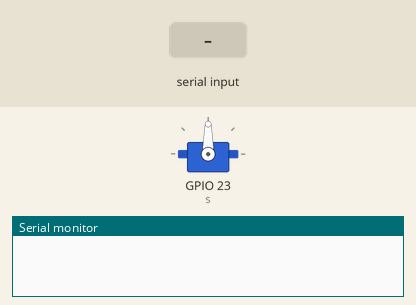
Bench run of a sketch on a simulated ESP32. Parts: servo, the last lines printed to the serial monitor. Inputs (shaded band) come from the test bench.

Above: at 1.2 s.
1.3 s: "90,45\n" received over Serial
At 1.9 s:
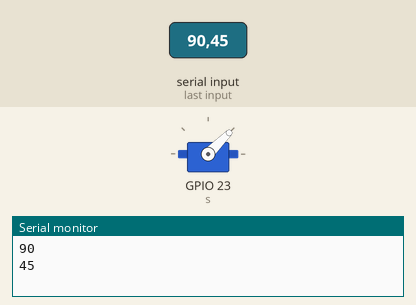
2.8 s: "30,150\n" received over Serial
At 4.0 s:
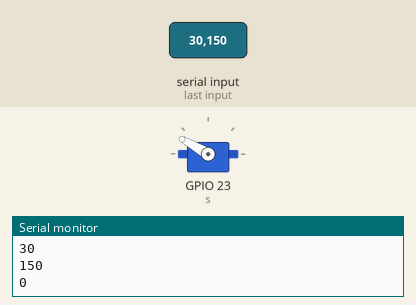
4.3 s: "5\n" received over Serial
At 5.3 s:
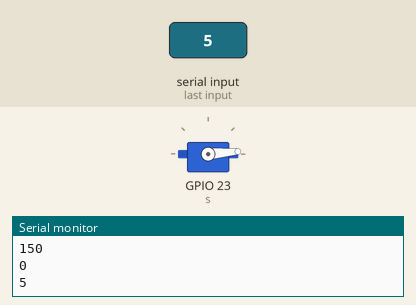
5.8 s: "200\n" received over Serial
At 6.5 s:
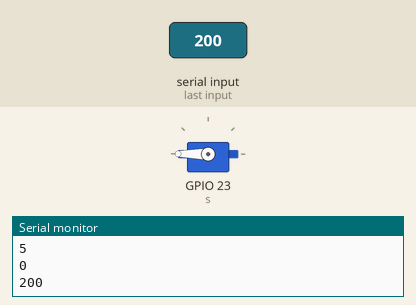
7.3 s: "90\n" received over Serial
At 7.6 s:
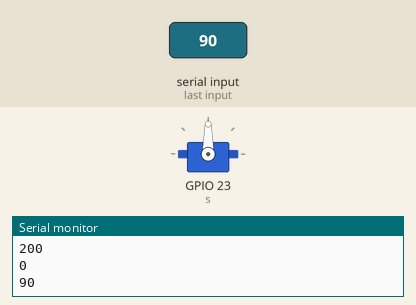
Timing chart, 0 to 9.8 s (numbered marks = the images above; inputs shaded):
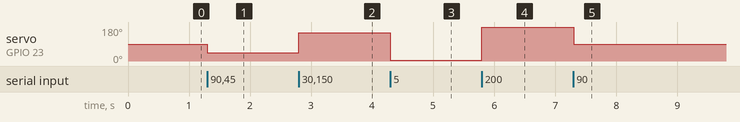

The sketch:

SerialSteer.ino
```cpp
#include <ESP32Servo.h>

Servo s;

void setup(){
  Serial.begin(115200);
  s.attach(23);
}

void loop(){
  if(Serial.available() > 0){
    int v = Serial.parseInt();
    Serial.println(v);
    if(v>0) s.write(v);
  }
}
```

Measured:
- after the input at 1.3 s, servo on GPIO 23 (s): 90° → 45° at once
- after the input at 2.8 s, servo on GPIO 23 (s): 45° → 150° at once
- after the input at 4.3 s, servo on GPIO 23 (s): 150° → 5° at once
- after the input at 5.8 s, servo on GPIO 23 (s): 5° → 180° at once
- after the input at 7.3 s, servo on GPIO 23 (s): 180° → 90° at once
